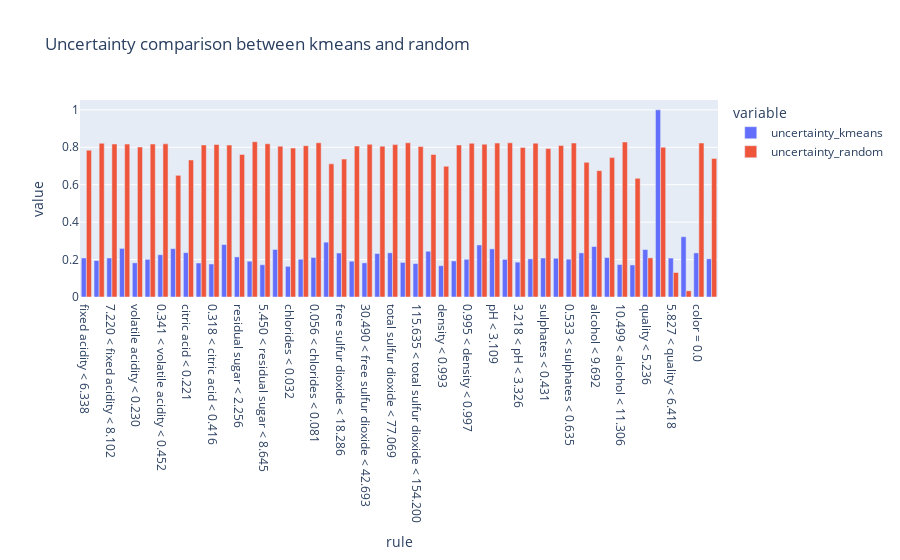

This figure's notebook cell:
### Code cell
px.bar(merged, x='rule', y=['uncertainty_kmeans', 'uncertainty_random'], 
       title='Uncertainty comparison between kmeans and random', # put bars next to each other
         barmode='group')

### Figure 1 — Plotly figure (JSON) as saved in the notebook; plotly's stock layout.template omitted (floating-point values rounded to 4 significant figures)
{"data": [{"alignmentgroup": "True", "hovertemplate": "variable=uncertainty_kmeans<br>rule=%{x}<br>value=%{y}<extra></extra>", "legendgroup": "uncertainty_kmeans", "marker": {"color": "#636efa", "pattern": {"shape": ""}}, "name": "uncertainty_kmeans", "offsetgroup": "uncertainty_kmeans", "orientation": "v", "showlegend": true, "textposition": "auto", "type": "bar", "x": ["fixed acidity < 6.338", "6.338 < fixed acidity < 7.220", "7.220 < fixed acidity < 8.102", "fixed acidity > 8.102", "volatile acidity < 0.230", "0.230 < volatile acidity < 0.341", "0.341 < volatile acidity < 0.452", "volatile acidity > 0.452", "citric acid < 0.221", "0.221 < citric acid < 0.318", "0.318 < citric acid < 0.416", "citric acid > 0.416", "residual sugar < 2.256", "2.256 < residual sugar < 5.450", "5.450 < residual sugar < 8.645", "residual sugar > 8.645", "chlorides < 0.032", "0.032 < chlorides < 0.056", "0.056 < chlorides < 0.081", "chlorides > 0.081", "free sulfur dioxide < 18.286", "18.286 < free sulfur dioxide < 30.490", "30.490 < free sulfur dioxide < 42.693", "free sulfur dioxide > 42.693", "total sulfur dioxide < 77.069", "77.069 < total sulfur dioxide < 115.635", "115.635 < total sulfur dioxide < 154.200", "total sulfur dioxide > 154.200", "density < 0.993", "0.993 < density < 0.995", "0.995 < density < 0.997", "density > 0.997", "pH < 3.109", "3.109 < pH < 3.218", "3.218 < pH < 3.326", "pH > 3.326", "sulphates < 0.431", "0.431 < sulphates < 0.533", "0.533 < sulphates < 0.635", "sulphates > 0.635", "alcohol < 9.692", "9.692 < alcohol < 10.499", "10.499 < alcohol < 11.306", "alcohol > 11.306", "quality < 5.236", "5.236 < quality < 5.827", "5.827 < quality < 6.418", "quality > 6.418", "color = 0.0", "color = 1.0"], "xaxis": "x", "y": [0.2087, 0.1948, 0.2084, 0.2597, 0.1825, 0.2012, 0.2258, 0.2583, 0.2372, 0.1817, 0.1764, 0.2803, 0.2142, 0.1912, 0.1723, 0.2539, 0.1637, 0.2017, 0.2114, 0.293, 0.2349, 0.1913, 0.1823, 0.2323, 0.2361, 0.1846, 0.1786, 0.2445, 0.1673, 0.1926, 0.2014, 0.2781, 0.2571, 0.201, 0.1863, 0.2036, 0.2084, 0.207, 0.2021, 0.2357, 0.2698, 0.2109, 0.1734, 0.1713, 0.2537, 1, 0.2081, 0.3221, 0.2356, 0.2039], "yaxis": "y"}, {"alignmentgroup": "True", "hovertemplate": "variable=uncertainty_random<br>rule=%{x}<br>value=%{y}<extra></extra>", "legendgroup": "uncertainty_random", "marker": {"color": "#EF553B", "pattern": {"shape": ""}}, "name": "uncertainty_random", "offsetgroup": "uncertainty_random", "orientation": "v", "showlegend": true, "textposition": "auto", "type": "bar", "x": ["fixed acidity < 6.338", "6.338 < fixed acidity < 7.220", "7.220 < fixed acidity < 8.102", "fixed acidity > 8.102", "volatile acidity < 0.230", "0.230 < volatile acidity < 0.341", "0.341 < volatile acidity < 0.452", "volatile acidity > 0.452", "citric acid < 0.221", "0.221 < citric acid < 0.318", "0.318 < citric acid < 0.416", "citric acid > 0.416", "residual sugar < 2.256", "2.256 < residual sugar < 5.450", "5.450 < residual sugar < 8.645", "residual sugar > 8.645", "chlorides < 0.032", "0.032 < chlorides < 0.056", "0.056 < chlorides < 0.081", "chlorides > 0.081", "free sulfur dioxide < 18.286", "18.286 < free sulfur dioxide < 30.490", "30.490 < free sulfur dioxide < 42.693", "free sulfur dioxide > 42.693", "total sulfur dioxide < 77.069", "77.069 < total sulfur dioxide < 115.635", "115.635 < total sulfur dioxide < 154.200", "total sulfur dioxide > 154.200", "density < 0.993", "0.993 < density < 0.995", "0.995 < density < 0.997", "density > 0.997", "pH < 3.109", "3.109 < pH < 3.218", "3.218 < pH < 3.326", "pH > 3.326", "sulphates < 0.431", "0.431 < sulphates < 0.533", "0.533 < sulphates < 0.635", "sulphates > 0.635", "alcohol < 9.692", "9.692 < alcohol < 10.499", "10.499 < alcohol < 11.306", "alcohol > 11.306", "quality < 5.236", "5.236 < quality < 5.827", "5.827 < quality < 6.418", "quality > 6.418", "color = 0.0", "color = 1.0"], "xaxis": "x", "y": [0.7846, 0.8214, 0.8174, 0.8171, 0.8013, 0.8172, 0.8183, 0.65, 0.7321, 0.8125, 0.815, 0.8121, 0.7618, 0.8297, 0.8187, 0.8058, 0.7962, 0.8087, 0.8243, 0.7113, 0.7367, 0.8064, 0.8155, 0.8059, 0.8143, 0.8241, 0.8037, 0.7613, 0.6988, 0.8124, 0.8214, 0.8167, 0.8226, 0.8237, 0.7992, 0.822, 0.793, 0.8094, 0.8226, 0.7194, 0.6751, 0.7449, 0.8282, 0.6343, 0.2091, 0.8, 0.131, 0.03309, 0.8227, 0.7403], "yaxis": "y"}], "layout": {"barmode": "group", "legend": {"title": {"text": "variable"}, "tracegroupgap": 0}, "title": {"text": "Uncertainty comparison between kmeans and random"}, "xaxis": {"anchor": "y", "domain": [0, 1], "title": {"text": "rule"}}, "yaxis": {"anchor": "x", "domain": [0, 1], "title": {"text": "value"}}}}
